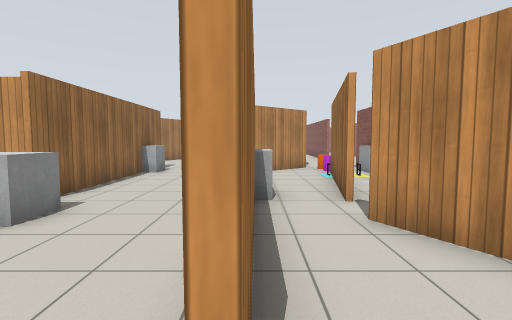
View 1 (above)

24 first-person views from a walk through a world built for the Gazebo simulator. The camera is 1.2 m above the floor, tilts 4° down and sees 85° across. The floor is counted in squares, 1 m on a side. Each view is taken from the middle of a square. On the plan, view 1 faces up. The plan holds only what a view shows up to about 12 squares ahead; the rest is blank. Simple patterns stand in for the simulator's built-in surfaces.

View 2
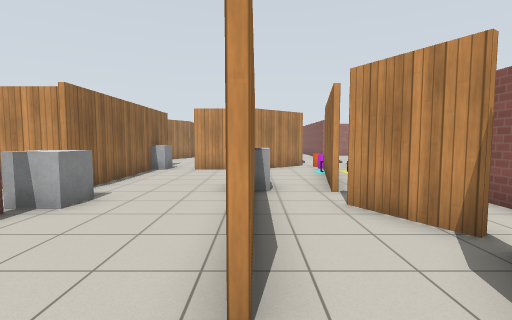

View 3
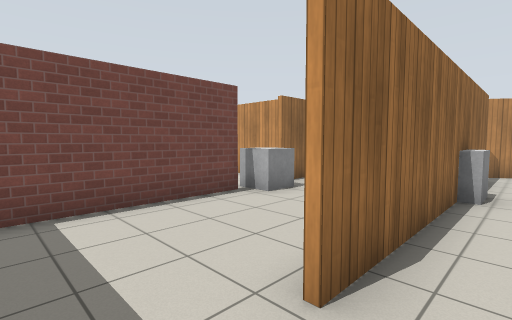

View 4
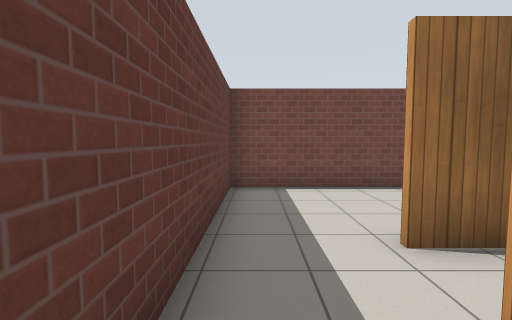

View 5
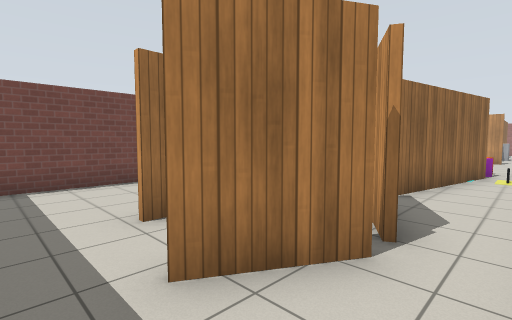

View 6
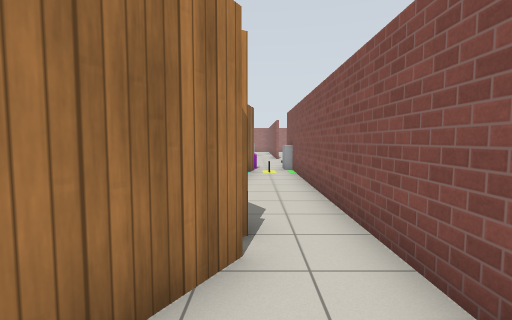

View 7
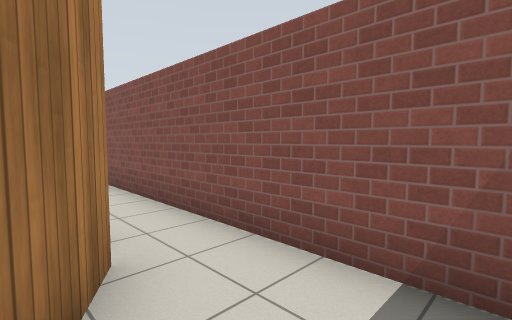

View 8
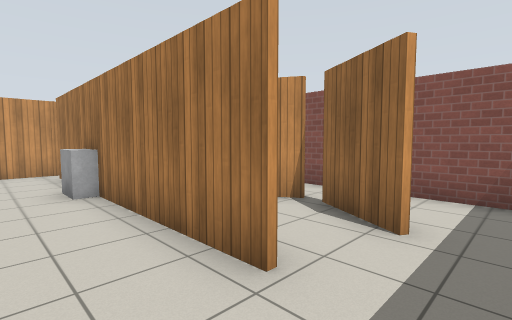

View 9
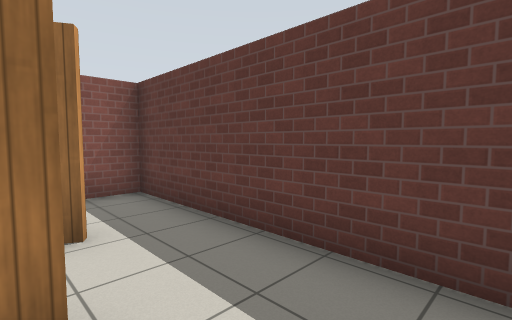

View 10
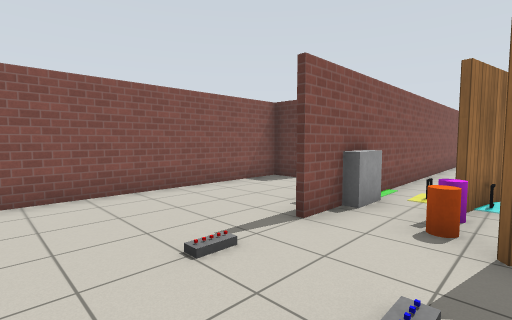

View 11
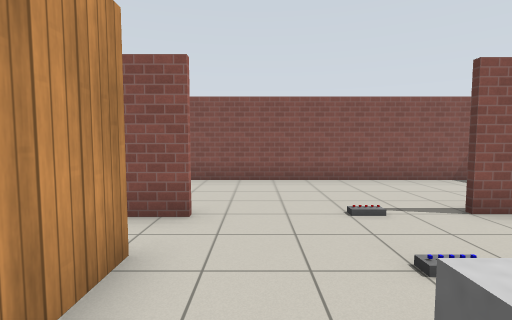

View 12
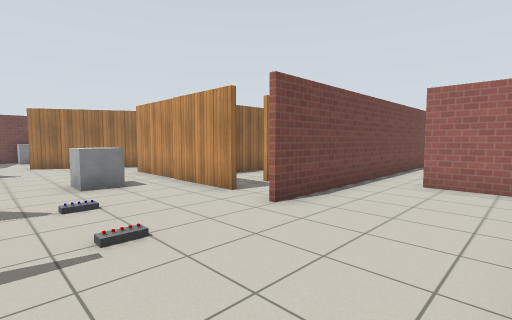

View 13
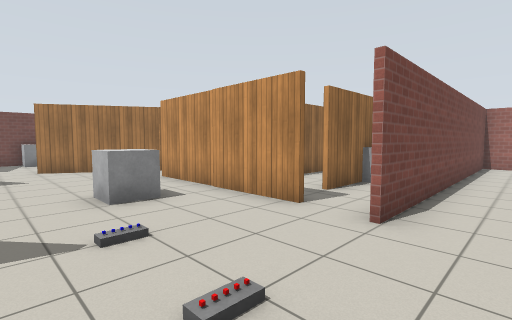

View 14
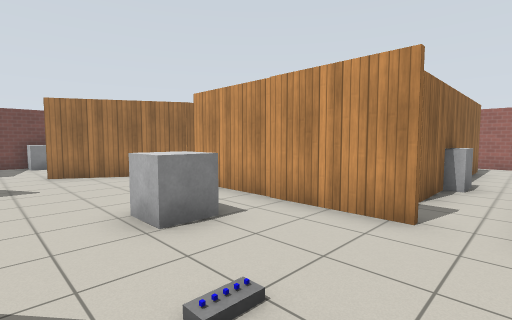

View 15
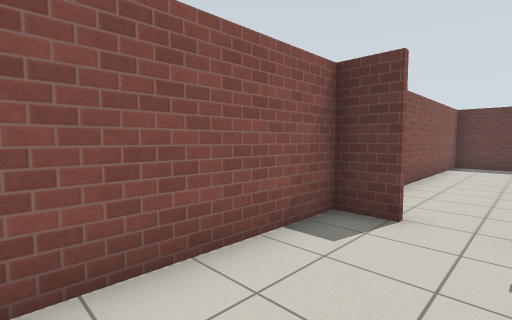

View 16
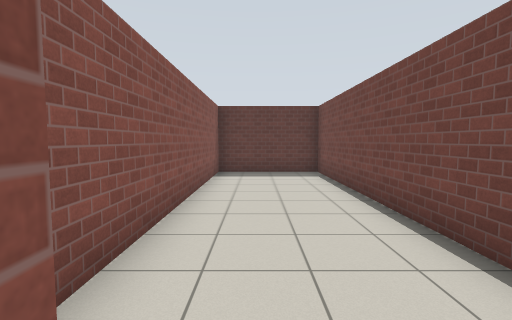

View 17
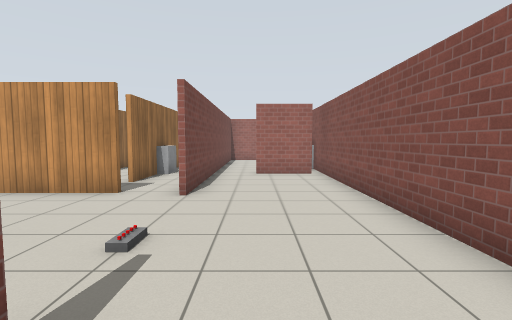

View 18
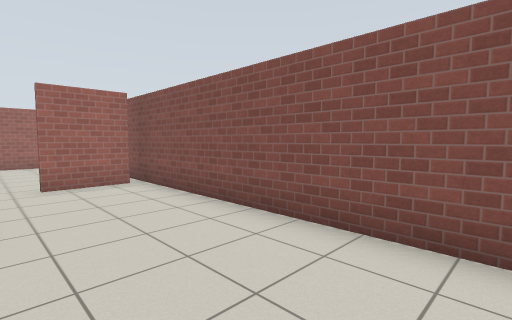

View 19
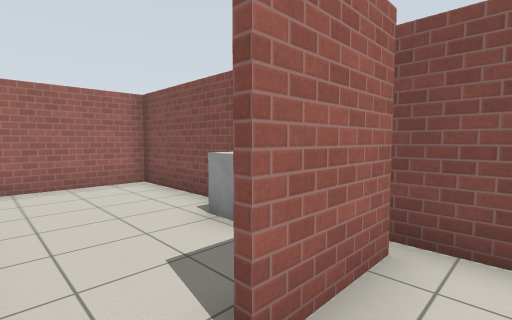

View 20
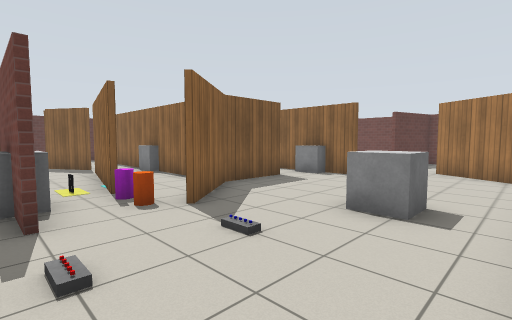

View 21
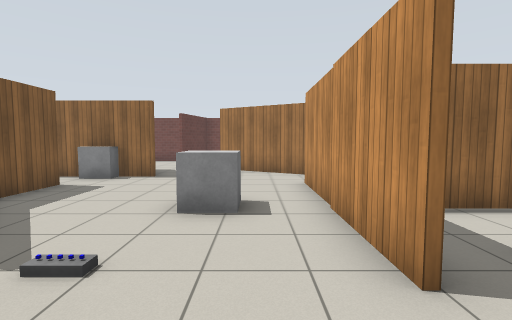

View 22
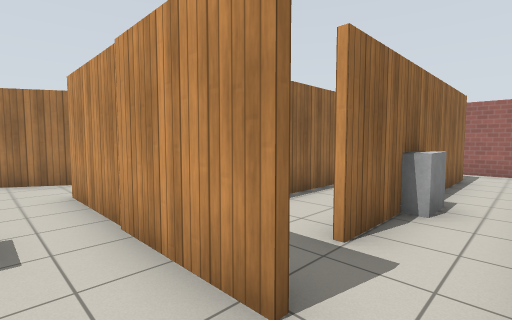

View 23
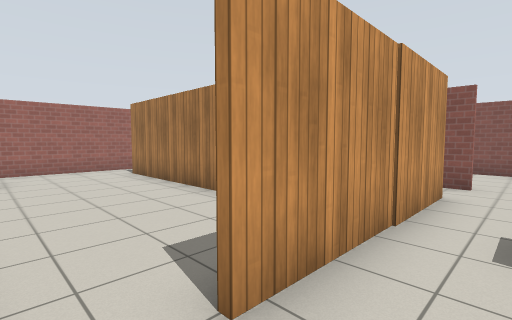

View 24
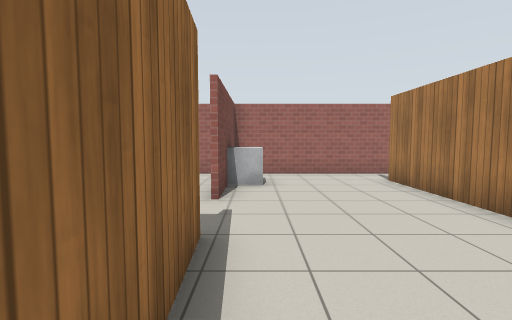

### Floor plan
Ten units are one square. View 1 is at (0, 0); x grows to the right and y downward. Boxes are objects, and circles mark ways between rooms. Rooms are numbered by the first view taken in them; rooms with no view inside come last. Other rooms are left out.
<svg viewBox="-72 -285 172 307">
<path fill="none" stroke="#000" d="M28 -23 17 -43M17 -1 28 -19M-6 17 14 17M0 -66 0 -6M29 -19 18 0M18 -43 29 -24M45 17 45 -76M24 -77 19 -54M14 17 49 17M-41 -35 -41 17 -6 17M-2 -6 -2 -96M0 -105 -26 -105M-41 -106 -41 -54M19 -121 0 -105M45 -114 45 -125M46 -125 46 -115M26 -86 24 -77M0 -96 0 -66M45 -76 45 -86M29 -173 -29 -173M72 -87 84 -87 84 -222M46 -65 46 17M-26 -107 -1 -107 22 -125M18 -55 25 -89M-41 -126 -41 -114M46 -205 46 -170M-45 -182 -67 -145M81 -210 60 -210M49 17 84 17 84 -71M-47 -215 -45 -182M-49 -255 -48 -235M0 -213 0 -265M-5 -280 -47 -280M84 -240 84 -280 46 -280 46 -205M25 -204 25 -189M1 -231 1 -193M25 -260 25 -223M45 -170 45 -181M35 -280 -5 -280"/>
<rect x="-5" y="-65" width="10" height="10" fill="#bbb"><title>grey box</title></rect>
<rect x="-45" y="-55" width="10" height="20" fill="#bbb"><title>grey box</title></rect>
<rect x="-45" y="-115" width="10" height="10" fill="#bbb"><title>grey box</title></rect>
<rect x="-5" y="-155" width="10" height="10" fill="#bbb"><title>grey box</title></rect>
<rect x="15" y="-145" width="10" height="10" fill="#bbb"><title>grey box</title></rect>
<rect x="25" y="-95" width="10" height="10" fill="#bbb"><title>other object</title></rect>
<rect x="25" y="-105" width="10" height="10" fill="#bbb"><title>other object</title></rect>
<rect x="25" y="-115" width="10" height="10" fill="#bbb"><title>purple cylinder</title></rect>
<rect x="25" y="-125" width="10" height="10" fill="#bbb"><title>orange cylinder</title></rect>
<rect x="35" y="-115" width="20" height="20" fill="#bbb"><title>grey box</title></rect>
<rect x="35" y="-145" width="10" height="10" fill="#bbb"><title>grey box</title></rect>
<rect x="-45" y="-265" width="10" height="10" fill="#bbb"><title>grey box</title></rect>
<rect x="75" y="-245" width="20" height="20" fill="#bbb"><title>grey box</title></rect>
<rect x="15" y="-225" width="20" height="20" fill="#bbb"><title>grey box</title></rect>
<circle cx="20" cy="-50" r="3" fill="#2a7"/>
<circle cx="25" cy="5" r="3" fill="#2a7"/>
<circle cx="0" cy="5" r="3" fill="#2a7"/>
<circle cx="10" cy="-75" r="3" fill="#2a7"/>
<circle cx="40" cy="-80" r="3" fill="#2a7"/>
<circle cx="-30" cy="-110" r="3" fill="#2a7"/>
<circle cx="0" cy="-100" r="3" fill="#2a7"/>
<circle cx="-35" cy="-175" r="3" fill="#2a7"/>
<circle cx="55" cy="-210" r="3" fill="#2a7"/>
<circle cx="30" cy="-170" r="3" fill="#2a7"/>
<circle cx="0" cy="-270" r="3" fill="#2a7"/>
<text x="10" y="-20">1</text>
<text x="40" y="-30">2</text>
<text x="-20" y="-50">3</text>
<text x="30" y="-120">4</text>
<text x="-30" y="-230">5</text>
<text x="70" y="-240">6</text>
<text x="20" y="-220">7</text>
</svg>
Room 1 opens to room 2. Room 1 opens to room 3. Room 1 opens to room 4. Room 2 opens to room 4. Room 3 opens to room 4. Room 4 opens to room 5. Room 4 opens to room 6. Room 4 opens to room 7. Room 5 opens to room 7.

Where each view was taken, in squares from view 1:
view 1: 0 up, 0 right, facing up
view 2: 1 down, 0 right, facing up
view 3: 1 down, 1 right, facing up-left
view 4: 1 down, 3 right, facing left
view 5: 1 down, 4 right, facing up-left
view 6: 1 down, 3 right, facing up
view 7: 1 down, 2 right, facing up-right
view 8: 1 down, 2 left, facing up-right
view 9: 1 up, 2 left, facing down-right
view 10: 16 up, 2 right, facing down-right
view 11: 16 up, 0 right, facing right
view 12: 13 up, 8 right, facing up-left
view 13: 13 up, 6 right, facing up-left
view 14: 13 up, 4 right, facing up-left
view 15: 13 up, 6 right, facing down-right
view 16: 9 up, 7 right, facing down
view 17: 11 up, 6 right, facing up
view 18: 13 up, 5 right, facing up-right
view 19: 20 up, 5 right, facing up-right
view 20: 17 up, 5 right, facing down-left
view 21: 16 up, 5 right, facing left
view 22: 16 up, 4 right, facing up-left
view 23: 16 up, 4 left, facing up-right
view 24: 18 up, 4 left, facing up
